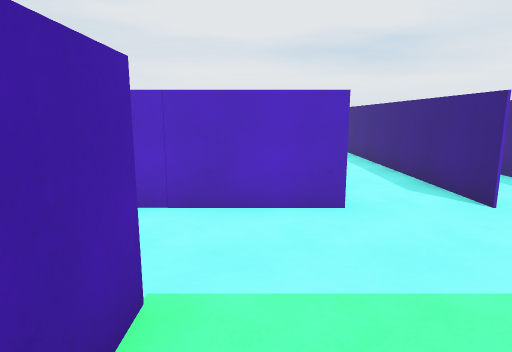
View 1 (above)

24 first-person views from a walk through a Unity game level. The camera is 1.5 m above the floor, tilts 10° down and sees 75° across. The floor is counted in squares, 1 m on a side. Each view is taken from the middle of a square. On the plan, view 1 faces up. The plan holds only what a view shows up to about 15 squares ahead; the rest is blank. The place goes on beyond the plan. The player is left out.

View 2
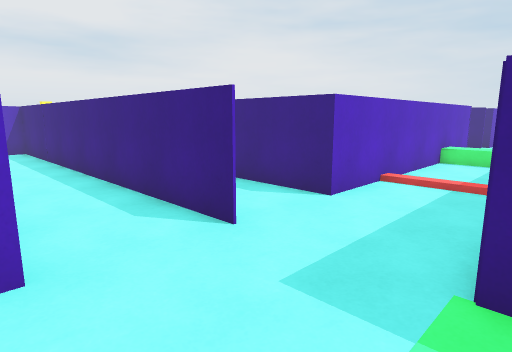

View 3
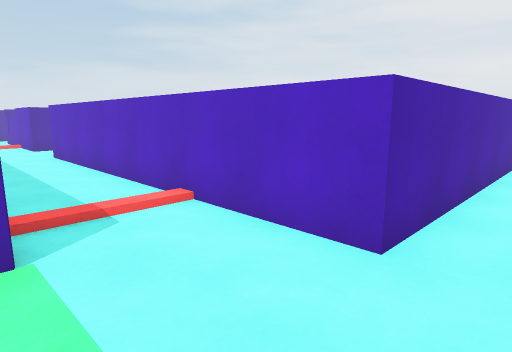

View 4
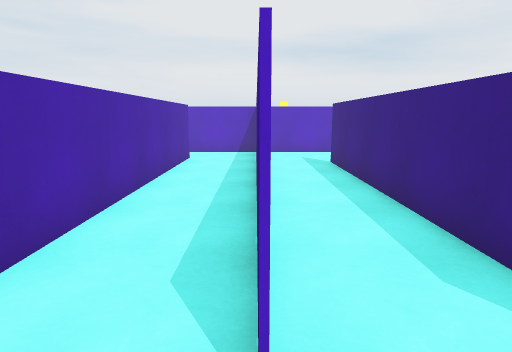

View 5
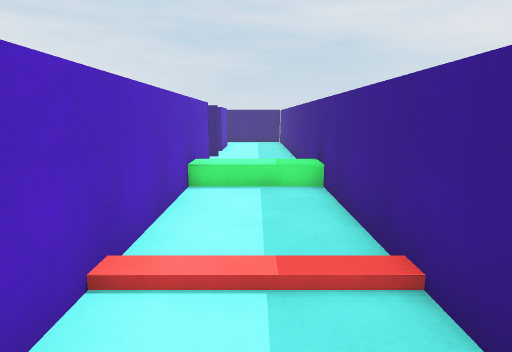

View 6
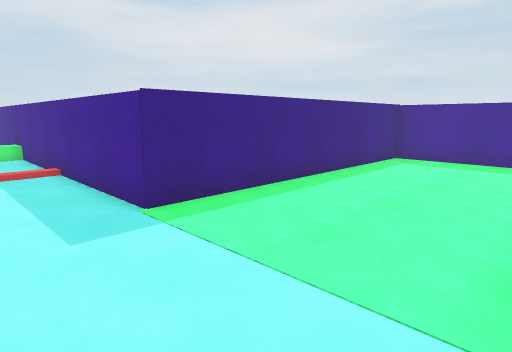

View 7
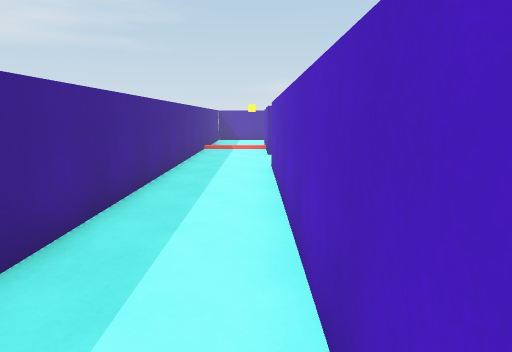

View 8
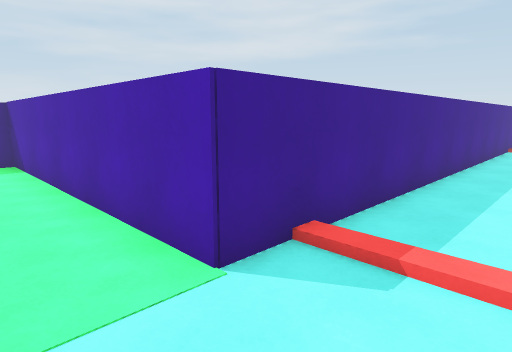

View 9
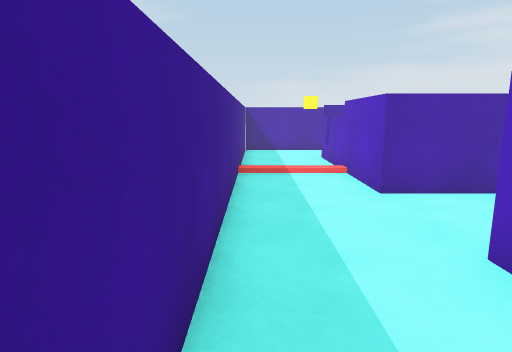

View 10
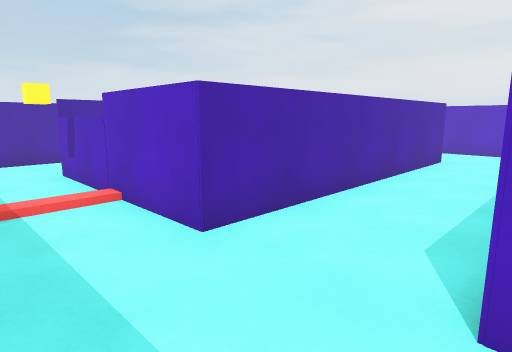

View 11
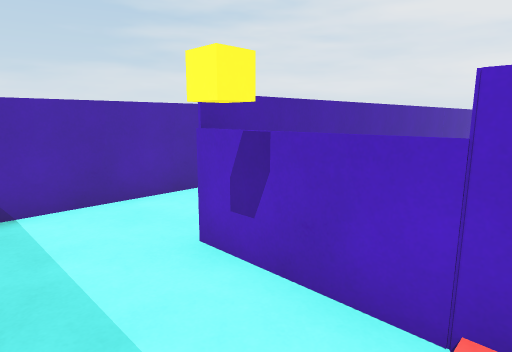

View 12
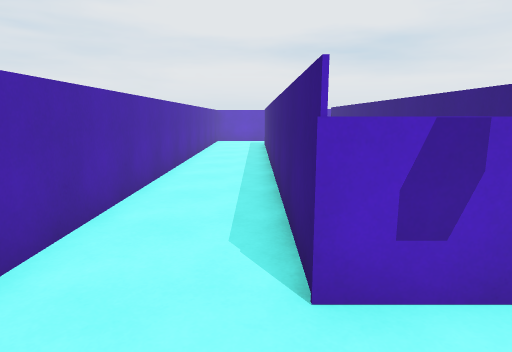

View 13
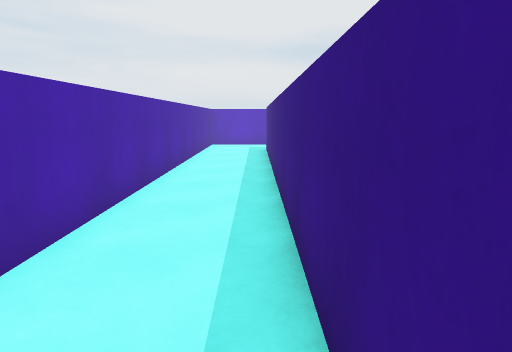

View 14
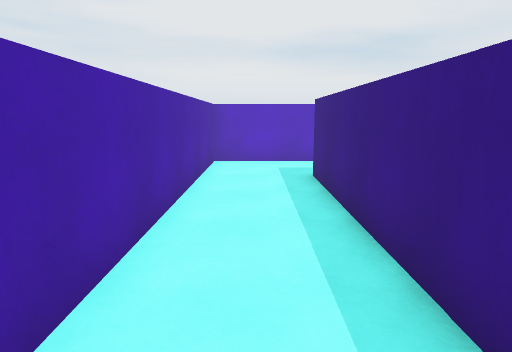

View 15
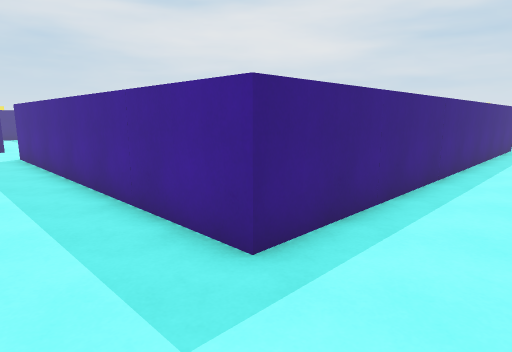

View 16
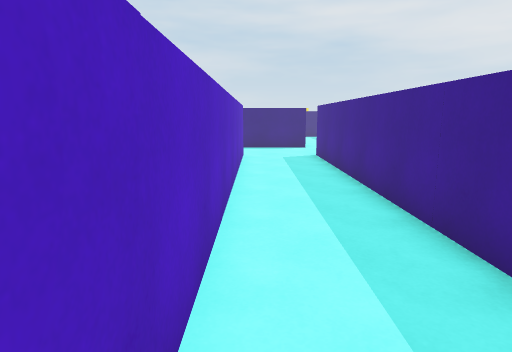

View 17
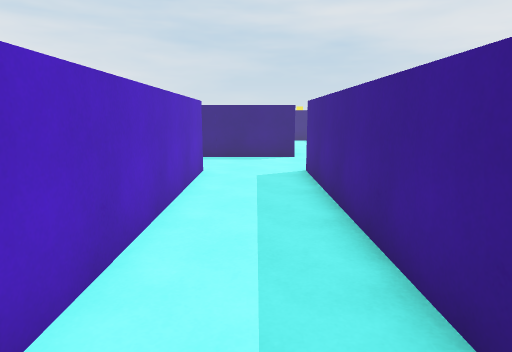

View 18
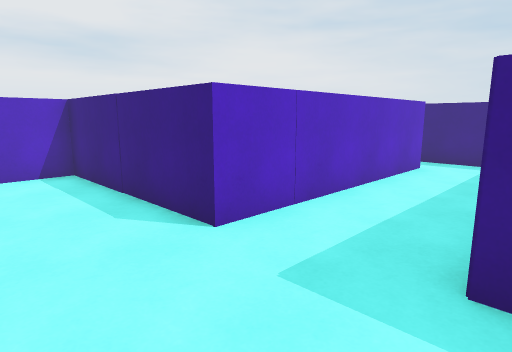

View 19
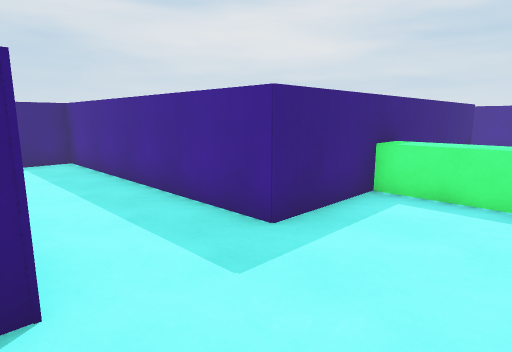

View 20
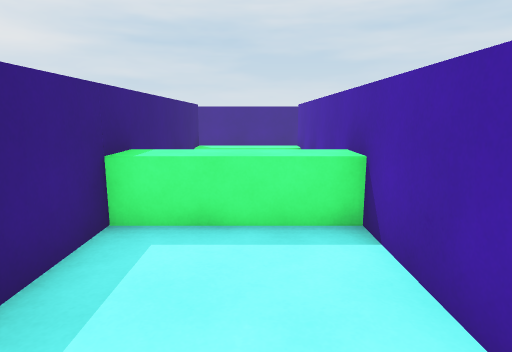

View 21
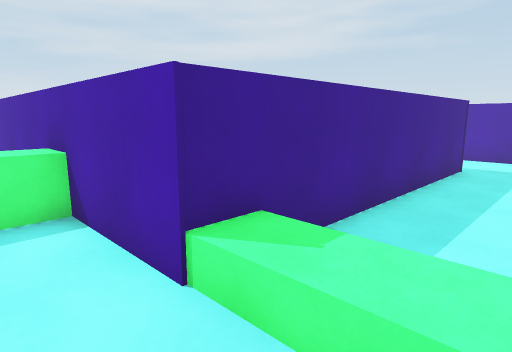

View 22
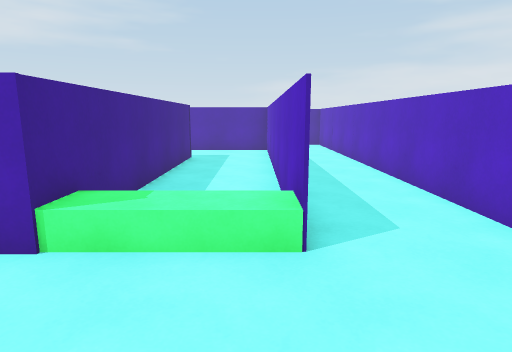

View 23
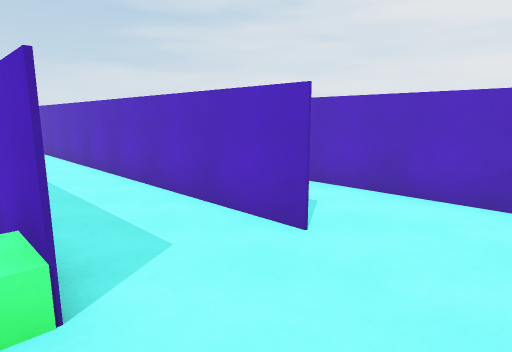

View 24
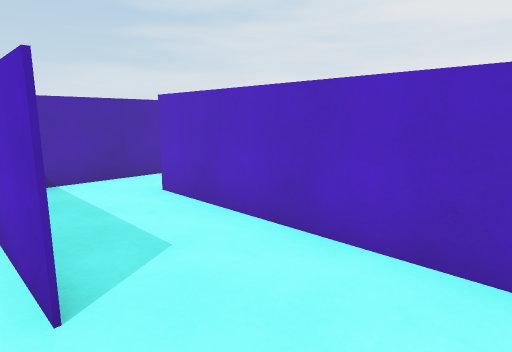

### Floor plan
Key: @ floor where view 1 was taken; # wall or solid block; . floor; / step, stairs or slope; = window, fence, low wall or low ledge; ^ raised ledge; O other object.
Columns run from 24 left of view 1 to 21 right of it. Each row starts with its distance up from view 1.
 29           #
 28           #.====#===
 27           #........=
 26           #........=
 25 ################...#
 24 #..................#
 23 #..................#
 22 #..=###########=...########.#
 21 #..=...........O............#
 20 #..=...........O............#
 19 #..=..#=========...#############
 18 #..=..#  ...   #...#     ...#...
 17 #..=  #  ...   #...#      ..#...
 16 #..=  #  ...   #...#     #..#...
 15 #..=  #  #..   #^^^#     #..#..#
 14 #..=  #  #..   #   #     #..#..#
 13 #..=  =  #..   =   =     #..#..#
 12 #..=  #  #...  #   #     #..#..#
 11 #..=  #  #...  =   =     #..#..#
 10 #..=  =  #...  #   #     #..#..#
  9 #..=  #  #...  #///#     #..#..#
  8 #..== =  #...  #///#     #..#..#
  7 #...=    #...            #..#..#
  6 #...^^^==#...#========#==#..#..#========#  # #
  5 #....../........................./...//   ....
  4 #....../........................./...//   ....
  3  ....../........................./...//   ....
  2  #######################....##################
  1                        #....#
  0                        #@...#
 -1                        #....#
 -2                        #....#
 -3                        #....#
 -4                        #....#
 -5                        #....#
 -6                        #....#
 -7                        ######

Where each view was taken, in squares from view 1:
view 1: 0 up, 0 right, facing up
view 2: 2 up, 1 right, facing up-right
view 3: 2 up, 3 right, facing up-left
view 4: 4 up, 4 right, facing up
view 5: 4 up, 6 right, facing right
view 6: 5 up, 1 left, facing down-right
view 7: 5 up, 1 left, facing left
view 8: 5 up, 1 right, facing down-left
view 9: 3 up, 8 left, facing left
view 10: 3 up, 11 left, facing up-left
view 11: 3 up, 17 left, facing up-left
view 12: 3 up, 21 left, facing up
view 13: 6 up, 21 left, facing up
view 14: 13 up, 22 left, facing up
view 15: 24 up, 23 left, facing down-right
view 16: 24 up, 22 left, facing right
view 17: 23 up, 18 left, facing right
view 18: 18 up, 8 left, facing up-right
view 19: 22 up, 8 left, facing down-right
view 20: 20 up, 7 left, facing down
view 21: 21 up, 7 left, facing down-left
view 22: 21 up, 5 left, facing left
view 23: 21 up, 6 left, facing up-left
view 24: 24 up, 6 left, facing up-left
